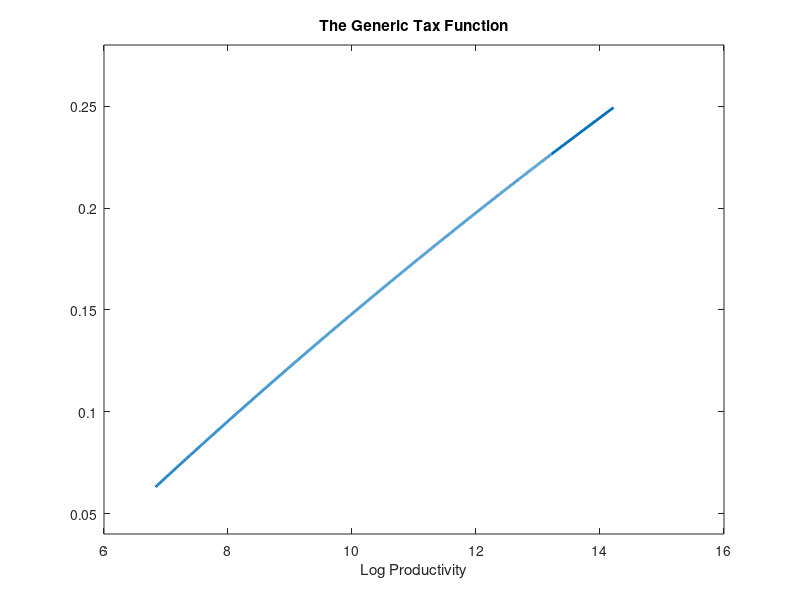

Write the MATLAB code that produced this figure.
clear all;
load('testplot.mat');
figure(1)
plot(log(zgrid(indzhatc:end)),tauzc(indzhatc:end),...
    'LineWidth',2);
title('The Generic Tax Function');
xlabel('Log Productivity');
ylim([0.04 0.28]);
saveas(gcf,'./Results/FigureD2.eps','epsc');